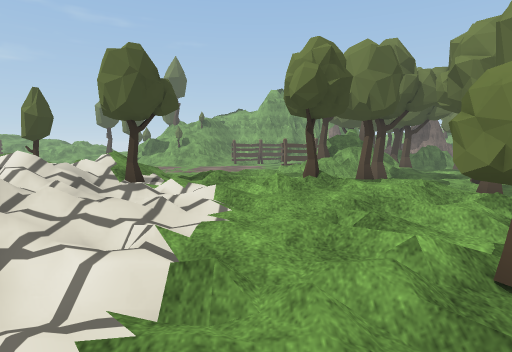
View 1 (above)

22 first-person views from a walk through a Unity game level. The camera is 1.4 m above the floor, tilts 6° down and sees 80° across. The floor is counted in squares, 1 m on a side. Each view is taken from the middle of a square. On the plan, view 1 faces up. The plan holds only what a view shows up to about 14 squares ahead; the rest is blank. The place goes on beyond the plan. Some animated figures are left out. Some surface patterns are stand-ins.

View 2
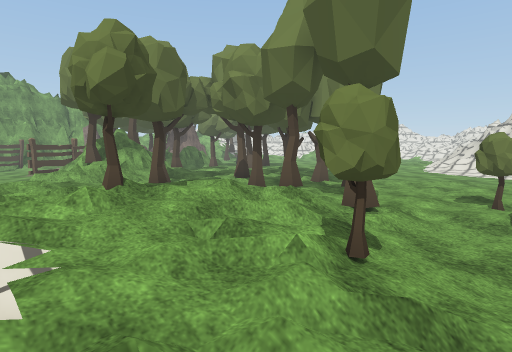

View 3
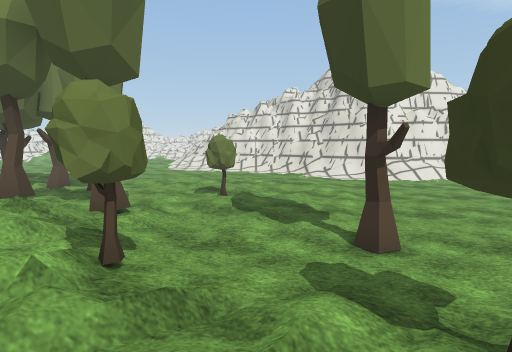

View 4
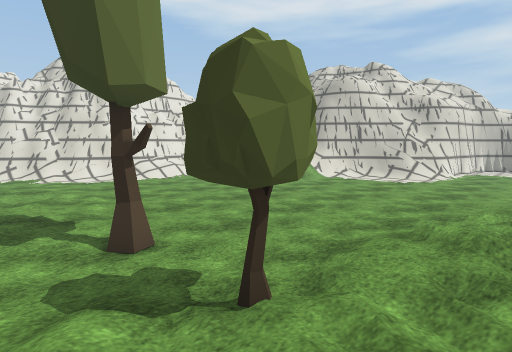

View 5
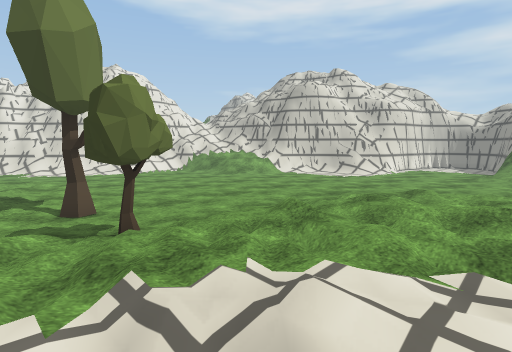

View 6
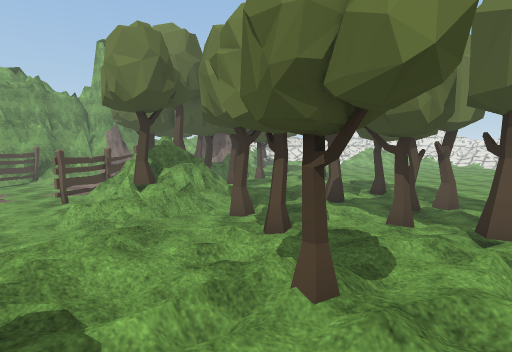

View 7
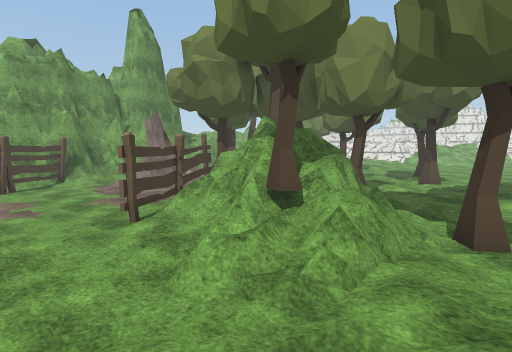

View 8
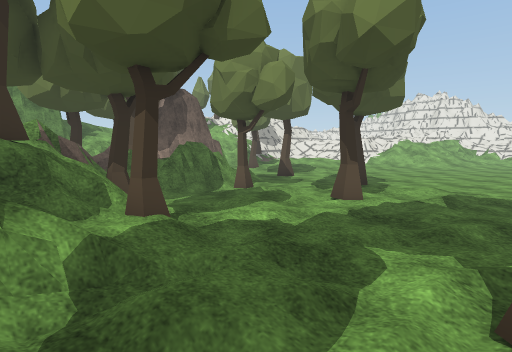

View 9
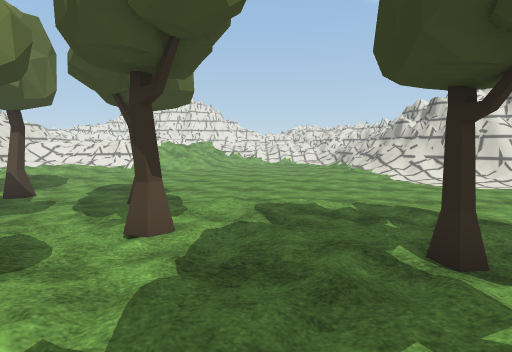

View 10
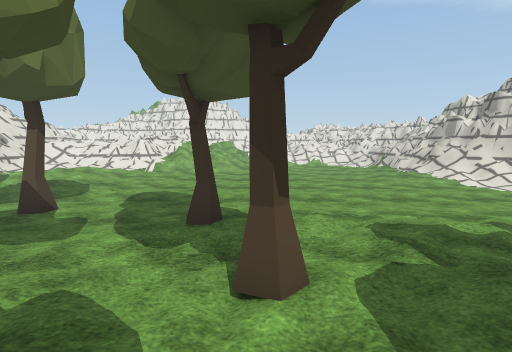

View 11
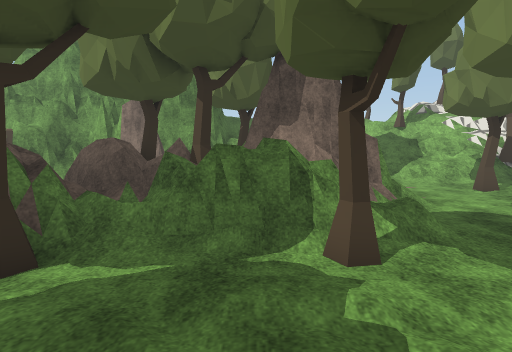

View 12
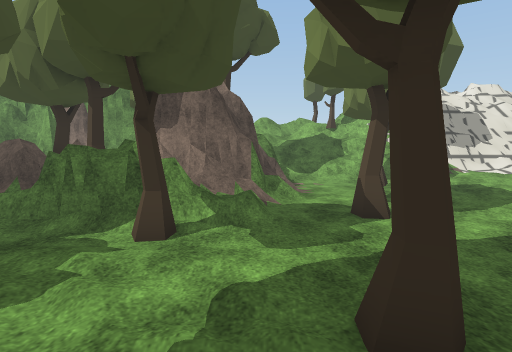

View 13
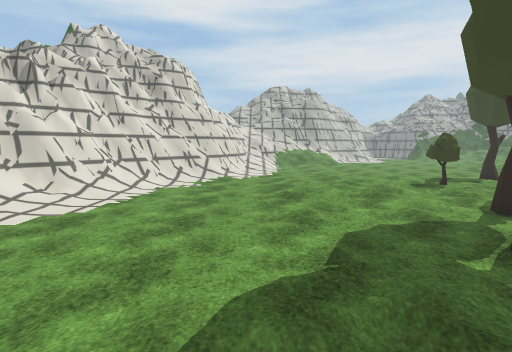

View 14
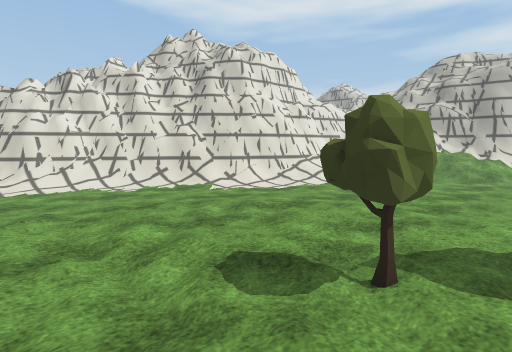

View 15
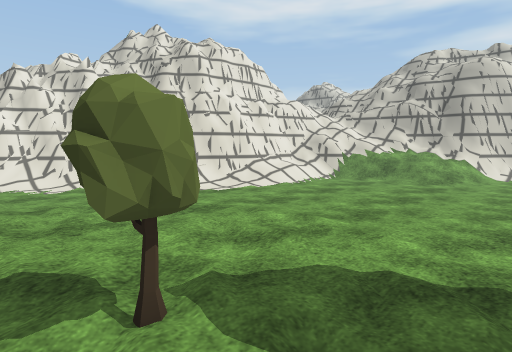

View 16
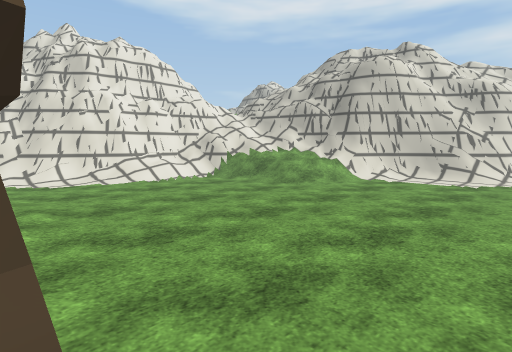

View 17
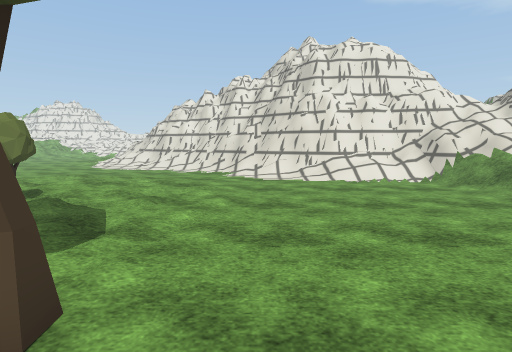

View 18
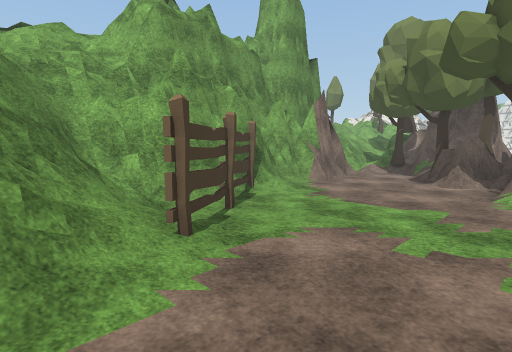

View 19
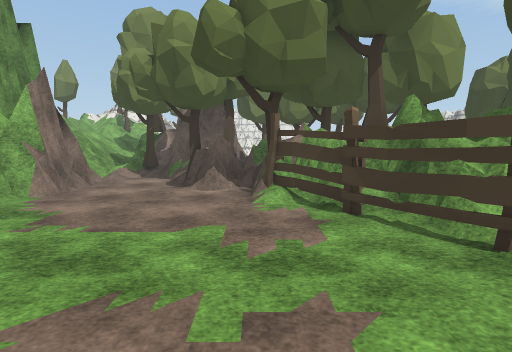

View 20
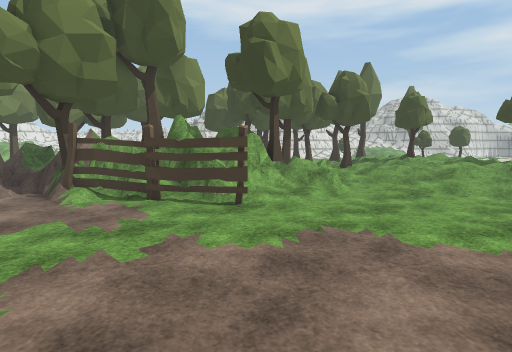

View 21
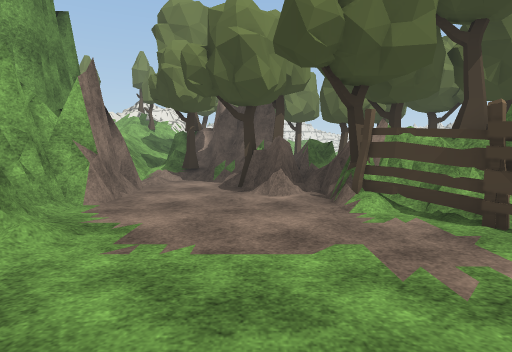

View 22
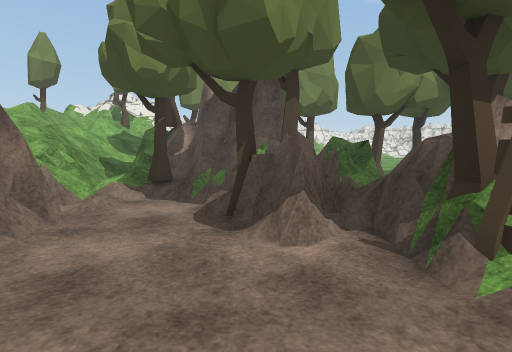

### Floor plan
Key: @ floor where view 1 was taken; # wall or solid block; . main floor; : floor 0.25 m higher than the main floor; + floor 0.5 m higher than the main floor; * floor 0.75 m higher than the main floor; % floor 1.25 m higher than the main floor; / step, stairs or slope; = window, fence, low wall or low ledge; ^ raised ledge; T tree; F fence; O other object.
Columns run from 4 left of view 1 to 24 right of it. Each row starts with its distance up from view 1.
 30  ###   ##########      T===
 29  ####  ###### #===#+**%%==###
 28  #==#####/###.///=###:+/ TT##
 27  =+..FF//......TT####..//////
 26 =#:FFF.........#####=....://:
 25 OOFF..........=^#####..T:////
 24 //..........=T=#####/...../:+
 23 ...........=########.....////
 22  .........F##===##+:.TT......
 21 .........F###=O=^#+...T......
 20 .......FF####T...T........./.
 19 ......FF=##T=T.../...........
 18 ....../=###TO....../.........
 17  ....//### /T/.:....T........
 16  ....//T###//./..T/.........
 15  ..../OT#==/////././.......
 14  ..../==////:/:..//:.........
 13  ./////::T.../::::.:.........
 12  ///////:/.//T:/T../.........
 11  /////+///.::../T:./.........
 10  //////TT//...T/.:/..........
  9  //////////T..TT............/
  8 /T///T///////.:............./
  7 /T///T////T:/TT...........///
  6 //////////////T../........///
  5 ///////////:/............// =
  4 /////////TT/:../../....../=##
  3  ///+/TT/////.//:/....../O###
  2   ////T/...:TT::./....../=#
  1 : ://///....:.:........//##
  0  ///@//......./::......#=##
 -1 //++/T..T............./=##
 -2 /////T.............../=##
 -3 //////............../==##
 -4 //////............../###
 -5 //////............./####
 -6  /////............//##
 -7  ////.............//##
 -8  :://.............//#
 -9  :/ ..............//#
-10  // ..........////===
-11   .........../////=/=
-12  ...........////////=
-13  ...........///   ///
-14  ........../=      //
-15  ..........=#
-16  /.. ...//=##

Positions as (right, up) in squares from view 1, and headings:
1: (0, 0), facing up
2: (-1, 1), facing up-right
3: (-1, 1), facing right
4: (-1, 1), facing down-right
5: (-4, 1), facing down-right
6: (-1, 6), facing up-right
7: (-1, 12), facing up-right
8: (6, 12), facing up-right
9: (8, 14), facing right
10: (10, 16), facing right
11: (12, 16), facing up
12: (15, 15), facing up
13: (15, 13), facing down
14: (7, 5), facing down-right
15: (6, 3), facing down-right
16: (2, -1), facing down-right
17: (2, -3), facing right
18: (-4, 21), facing up-right
19: (-2, 22), facing right
20: (-4, 24), facing down-right
21: (-1, 24), facing right
22: (3, 24), facing right
